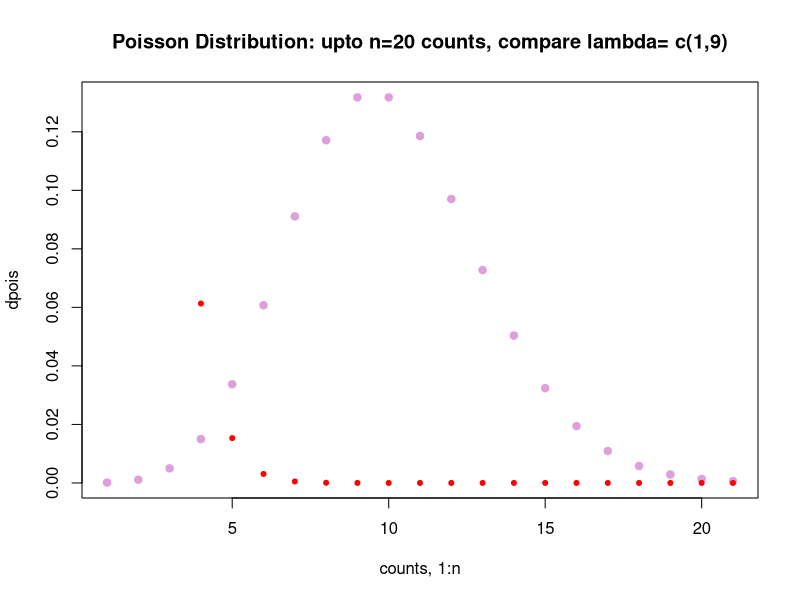

This figure's R source:
## ---- chunk 1
lambda = 9    # rate of 1 per unit
x  <- 0:20    # how many counts?
z  <- dpois(x = x, lambda = lambda)
w  <- dpois(x = x, lambda = 1)
plot(z, main ="Poisson Distribution: upto n=20 counts, compare lambda= c(1,9)",
     ylab = "dpois",
     xlab = "counts, 1:n",
     pch = 19,
     col = "plum" 
)
points(w, pch = 20, col="red")   # colors()

# plot(w, main ="Poisson Distribution: upto n=20 counts, lambda=1",
#      ylab = "dpois",
#      xlab = "counts, 1:n",
#      pch = 19,
#      col = 3,
#      col.axis = "5"


